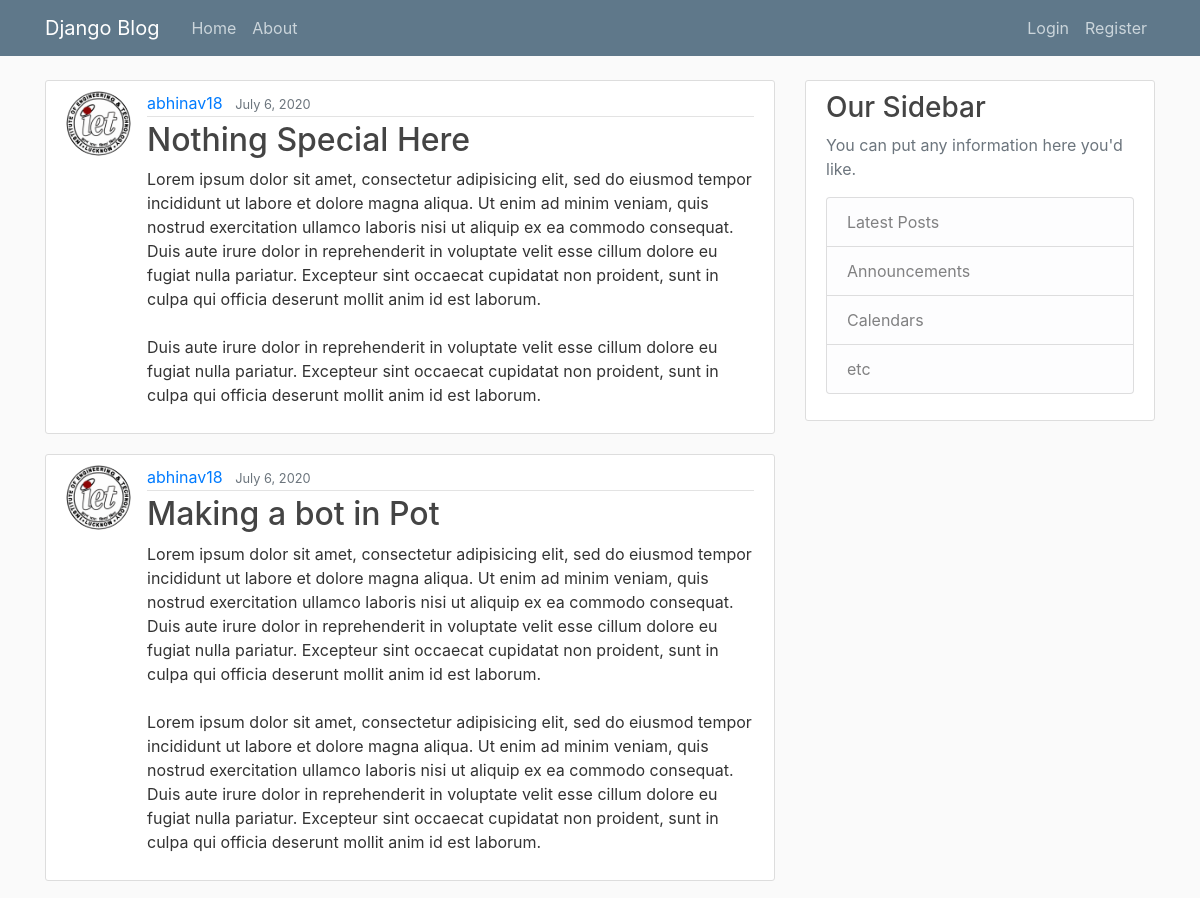
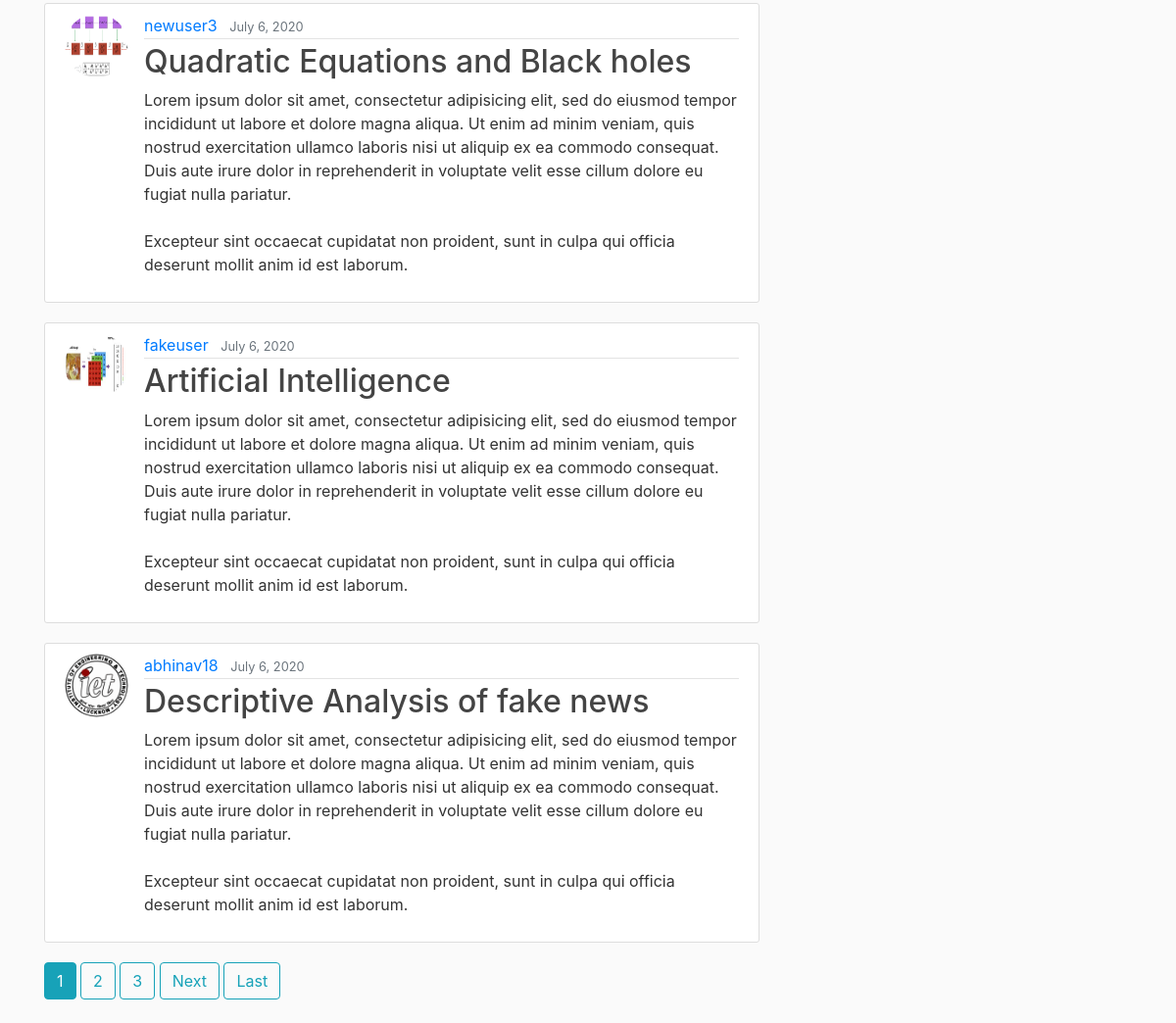
The page / on the database its author committed (2 pictures, top to bottom).
### blog/models.py (models this page shows, shortened)
class Post(models.Model):
    title = models.CharField(max_length=100)
    content = models.TextField()
    date_posted = models.DateTimeField(default = timezone.now)
    author = models.ForeignKey(User, on_delete = models.CASCADE)

### users/models.py (models this page shows, shortened)
class Profile(models.Model):
    user = models.OneToOneField(User, on_delete = models.CASCADE)
    image = models.ImageField(default = 'default.jpg',upload_to = 'profile_pics')

### blog/views.py (the view)
# urls.py: path('', PostListView.as_view(),name = 'blog-home'),
class PostListView(ListView):
    model = Post
    template_name = 'blog/home.html'   # default : <app>/<model>_<viewtype>.html
    context_object_name = 'posts'
    ordering = ['-date_posted']
    paginate_by = 5

### blog/templates/blog/home.html (shortened to what this page needs)
{% extends "blog/base.html" %}
{% block content %}
{% for post in posts %}
  <article class="media content-section">
    <img src="{{ post.author.profile.image.url }}" class="rounded-circle article-img">
    <div class="media-body">
      <div class="article-metadata">
        <a class="mr-2" href="{% url 'user-posts' post.author.username %}">{{ post.author }}</a>
        <small class="text-muted">{{ post.date_posted|date:"F j, Y" }}</small>
      </div>
      <h2><a class="article-title" href="{% url 'post-detail' post.id %}">{{ post.title }}</a></h2>
      <p class="article-content">{{ post.content }}</p>
    </div>
  </article>
{% endfor %}
{% if is_paginated %}
  {% for num in page_obj.paginator.page_range %}
    {% if page_obj.number == num %}
      <a class = "btn btn-info mb-4" href="?page={{num}}">{{num}}</a>
      {% elif num > page_obj.number|add:'-3' and num < page_obj.number|add:'3' %}
        <a class = "btn btn-outline-info mb-4" href="?page={{num}}">{{num}}</a>
    {% endif %}
  {% endfor %}
  {% if page_obj.has_next %}
    <a class = "btn btn-outline-info mb-4" href="?page={{page_obj.next_page_number}}">Next</a>
    <a class = "btn btn-outline-info mb-4" href="?page={{page_obj.paginator.num_pages}}">Last</a>
  {% endif %}
{% endif %}
{% endblock content %}

### blog/templates/blog/base.html (shortened to what this page needs)
{% load static %}
<!DOCTYPE html>
<html lang="en" dir="ltr">
  <head>
    <link rel="stylesheet" href="https://stackpath.bootstrapcdn.com/bootstrap/4.3.1/css/bootstrap.min.css">
    <link rel="stylesheet" href="{% static 'blog/main.css' %}">
  </head>
  <body>
    <header class="site-header">
      <nav class="navbar navbar-expand-md navbar-dark bg-steel fixed-top">
        <div class="container">
          <a class="navbar-brand mr-4" href="{% url 'blog-home' %}">Django Blog</a>
          <div class="collapse navbar-collapse" id="navbarToggle">
            <div class="navbar-nav mr-auto">
              <a class="nav-item nav-link" href="{% url 'blog-home' %}">Home</a>
              <a class="nav-item nav-link" href="{% url 'blog-about' %}">About</a>
            </div>
            <div class="navbar-nav">
              {% if user.is_authenticated %}
                <a class="nav-item nav-link" href="{% url 'post-create' %}">New Post</a>
                <a class="nav-item nav-link" href="{% url 'profile' %}">Profile</a>
                <a class="nav-item nav-link" href="{% url 'logout' %}">Logout</a>
              {% else %}
                <a class="nav-item nav-link" href="{% url 'login' %}">Login</a>
                <a class="nav-item nav-link" href="{% url 'register' %}">Register</a>
              {% endif %}
            </div>
          </div>
        </div>
      </nav>
    </header>
    <main role="main" class="container">
      <div class="row">
        <div class="col-md-8">
          {% block content %}{% endblock %}
        </div>
        <div class="col-md-4">
          <div class="content-section">
            <h3>Our Sidebar</h3>
            <p class='text-muted'>You can put any information here you'd like.
              <ul class="list-group">
                <li class="list-group-item list-group-item-light">Latest Posts</li>
                <li class="list-group-item list-group-item-light">Announcements</li>
                <li class="list-group-item list-group-item-light">Calendars</li>
                <li class="list-group-item list-group-item-light">etc</li>
              </ul>
            </p>
          </div>
        </div>
      </div>
    </main>
  </body>
</html>

### blog/static/blog/main.css (style rules this page uses)
body { background: #fafafa; color: #333333; margin-top: 5rem; }
h1, h2, h3, h4, h5, h6 { color: #444444; }
ul { margin: 0; }
.bg-steel { background-color: #5f788a; }
.site-header .navbar-nav .nav-link { color: #cbd5db; }
.content-section { background: #ffffff; padding: 10px 20px; border: 1px solid #dddddd; border-radius: 3px; margin-bottom: 20px; }
.article-title { color: #444444; }
.article-content { white-space: pre-line; }
.article-img { height: 65px; width: 65px; margin-right: 16px; }
.article-metadata { padding-bottom: 1px; margin-bottom: 4px; border-bottom: 1px solid #e3e3e3 }

### rows shown on the page
Post: author.profile.image (picture), author "abhinav18", date_posted "July 6, 2020", title "Nothing Special Here", content "Lorem ipsum dolor sit amet, consectetur adipisicing elit, sed do eiusmod tempor incididunt ut labore et dolore magna aliqua. Ut enim ad minim veniam, quis nostrud exercitation ullamco laboris nisi ut aliquip ex ea commodo consequat. Duis aute irure dolor in reprehenderit in voluptate velit esse cillum dolore eu fugiat nulla pariatur. Excepteur sint occaecat cupidatat non proident, sunt in culpa qui officia deserunt mollit anim id est laborum. Duis aute irure dolor in reprehenderit in voluptate velit esse cillum dolore eu fugiat nulla pariatur. Excepteur sint occaecat cupidatat non proident, sunt in culpa qui officia deserunt mollit anim id est laborum."
Post: author.profile.image (picture), author "abhinav18", date_posted "July 6, 2020", title "Making a bot in Pot", content "Lorem ipsum dolor sit amet, consectetur adipisicing elit, sed do eiusmod tempor incididunt ut labore et dolore magna aliqua. Ut enim ad minim veniam, quis nostrud exercitation ullamco laboris nisi ut aliquip ex ea commodo consequat. Duis aute irure dolor in reprehenderit in voluptate velit esse cillum dolore eu fugiat nulla pariatur. Excepteur sint occaecat cupidatat non proident, sunt in culpa qui officia deserunt mollit anim id est laborum. Lorem ipsum dolor sit amet, consectetur adipisicing elit, sed do eiusmod tempor incididunt ut labore et dolore magna aliqua. Ut enim ad minim veniam, quis nostrud exercitation ullamco laboris nisi ut aliquip ex ea commodo consequat. Duis aute irure…"
Post: author.profile.image (picture), author "newuser3", date_posted "July 6, 2020", title "Quadratic Equations and Black holes", content "Lorem ipsum dolor sit amet, consectetur adipisicing elit, sed do eiusmod tempor incididunt ut labore et dolore magna aliqua. Ut enim ad minim veniam, quis nostrud exercitation ullamco laboris nisi ut aliquip ex ea commodo consequat. Duis aute irure dolor in reprehenderit in voluptate velit esse cillum dolore eu fugiat nulla pariatur. Excepteur sint occaecat cupidatat non proident, sunt in culpa qui officia deserunt mollit anim id est laborum."
Post: author.profile.image (placeholder picture), author "fakeuser", date_posted "July 6, 2020", title "Artificial Intelligence", content "Lorem ipsum dolor sit amet, consectetur adipisicing elit, sed do eiusmod tempor incididunt ut labore et dolore magna aliqua. Ut enim ad minim veniam, quis nostrud exercitation ullamco laboris nisi ut aliquip ex ea commodo consequat. Duis aute irure dolor in reprehenderit in voluptate velit esse cillum dolore eu fugiat nulla pariatur. Excepteur sint occaecat cupidatat non proident, sunt in culpa qui officia deserunt mollit anim id est laborum."
Post: author.profile.image (picture), author "abhinav18", date_posted "July 6, 2020", title "Descriptive Analysis of fake news", content "Lorem ipsum dolor sit amet, consectetur adipisicing elit, sed do eiusmod tempor incididunt ut labore et dolore magna aliqua. Ut enim ad minim veniam, quis nostrud exercitation ullamco laboris nisi ut aliquip ex ea commodo consequat. Duis aute irure dolor in reprehenderit in voluptate velit esse cillum dolore eu fugiat nulla pariatur. Excepteur sint occaecat cupidatat non proident, sunt in culpa qui officia deserunt mollit anim id est laborum."

### other values the page prints
{{ num }} "1"
{{ num }} "2" "3"
